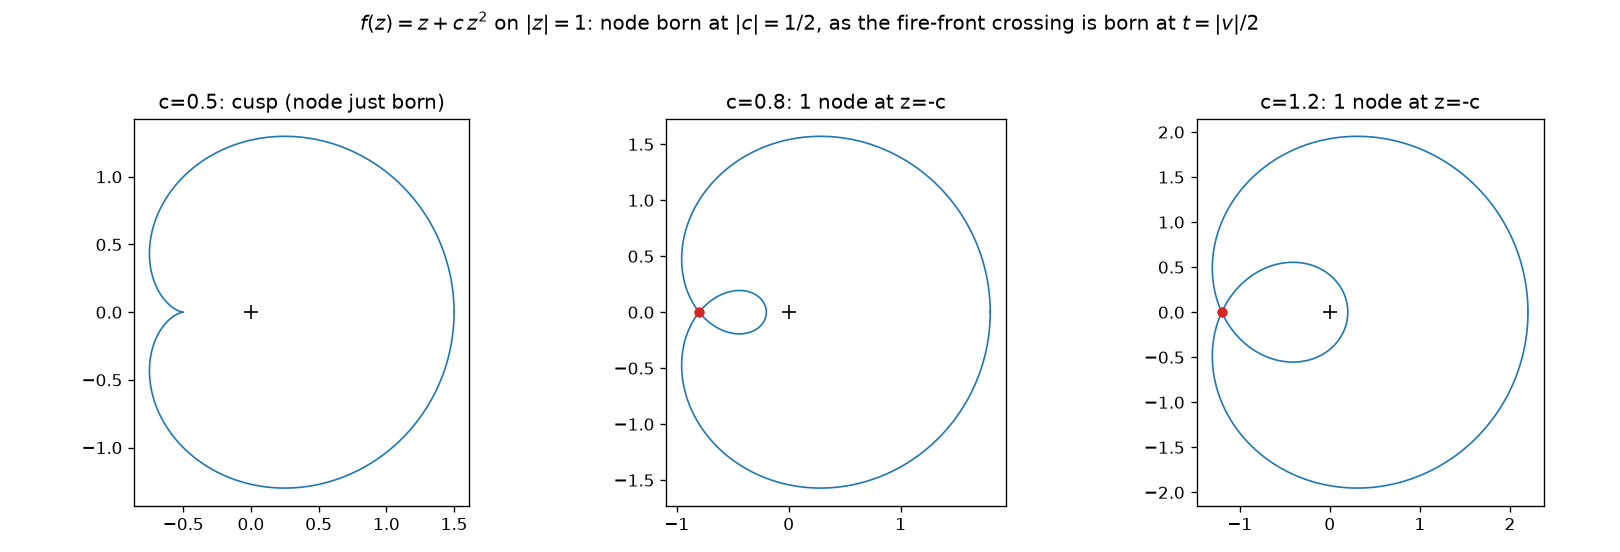

This chart was generated by the following Python code:
#!/usr/bin/env python3
"""
050 — A fewnomial toy model for the fire-front twist: f(z) = z + c z^2 on |z| = 1.

Purpose: make the "exponential-polynomial / fewnomial curve" analogy to the
fire-front concrete.  The fire front on the flat torus is C_t(theta) = t e^{i theta}
mod Z^2, and its self-intersections are born at t = |v|/2 for lattice vectors v
(the length spectrum).  A finite fewnomial curve f(z) = sum_k c_k z^{lambda_k} on
the unit circle is the same kind of object with a FINITE frequency set
{lambda_k} in place of the infinite lattice.

Two-term case (exact, transparent):
    f(z) = z + c z^2,  |z| = 1.
A self-intersection f(u) = f(v) with u != v gives
    (u - v)(1 + c(u + v)) = 0  =>  u + v = -1/c,
so u, v are conjugate with Re u = -1/(2c): one node, born at |c| = 1/2, at the
point f(u) = -c.  Exactly as the fire-front crossing for v is born at t = |v|/2,
the fewnomial node is born when the coefficient crosses half a spectral quantity.

STATUS: the two-term algebra above is PROVED.  The figure is a
COMPUTATIONALLY VERIFIED EXAMPLE.  The full "fewnomial <-> length spectrum"
dictionary (frequencies = lengths, coefficients = marks, Gauss word = phases) is
a STRUCTURAL PROPOSAL for a future note.
"""

from math import pi, acos
import numpy as np
import matplotlib
matplotlib.use("Agg")
import matplotlib.pyplot as plt
from pathlib import Path

OUT = Path(__file__).resolve().parent


def node_point(c):
    """f(th) = e^{i th} + c e^{2 i th} self-intersection: one node at z = -c,
    for |c| >= 1/2, with th = +-arccos(-1/(2c))."""
    th0 = acos(-1.0 / (2.0 * c))
    return [np.exp(1j * s * th0) + c * np.exp(2j * s * th0) for s in (+1.0, -1.0)]


def main():
    print("two-term fewnomial f(z) = z + c z^2, |z| = 1:")
    for c in (0.4, 0.5, 0.8, 1.2):
        if abs(c) < 0.5:
            print(f"  c={c}: no node (|c| < 1/2)")
        elif abs(c) == 0.5:
            print(f"  c={c}: cusp, node just born")
        else:
            pts = node_point(abs(c))
            print(f"  c={c}: one node at z = {-c} (th = +-{acos(-1/(2*abs(c))):.4f})")

    th = np.linspace(0, 2 * pi, 4000)
    z = np.exp(1j * th)
    fig, axes = plt.subplots(1, 3, figsize=(13.5, 4.6))
    for ax, c in zip(axes, (0.5, 0.8, 1.2)):
        cur = z + c * z ** 2
        ax.plot(cur.real, cur.imag, lw=1.0, color="#1f77b4")
        ax.plot([0], [0], "k+", ms=8)
        if abs(c) > 0.5:
            for p in node_point(c):
                ax.plot([p.real], [p.imag], "o", color="#d62728", ms=5)
            ax.set_title(f"c={c}: 1 node at z=-c")
        else:
            ax.set_title(f"c={c}: cusp (node just born)")
        ax.set_aspect("equal")
    fig.suptitle(r"$f(z)=z+c\,z^2$ on $|z|=1$: node born at $|c|=1/2$, "
                 "as the fire-front crossing is born at $t=|v|/2$")
    fig.tight_layout(rect=[0, 0, 1, 0.94])
    fname = OUT / "050-exponential-polynomial-selfintersections.png"
    fig.savefig(fname, dpi=120)
    print("wrote", fname.name)


if __name__ == "__main__":
    main()
